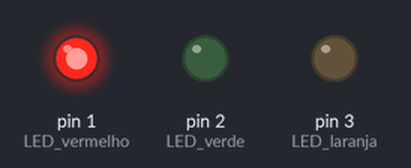
Simulated run of this sketch. Board: Arduino Uno, built with avr-gcc and run on an emulated ATmega328P. Parts: output pins drawn as LEDs (lit = HIGH).

Above: at 0.2 s.
At 0.7 s:
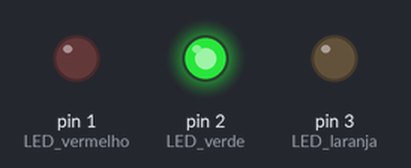
At 2.7 s:
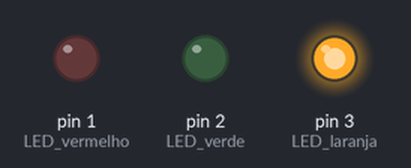
Timing chart, 0 to 3.5 s (numbered marks = the images above):
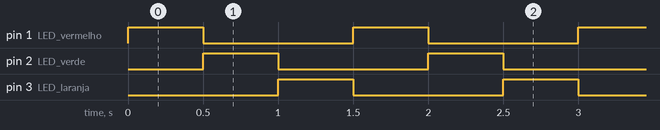

Measured:
- by itself, pin 1 (LED_vermelho), pin 2 (LED_verde), pin 3 (LED_laranja): alternates HIGH for 0.50 s and LOW for 1.0 s
- by itself, everything shown: repeats every 1.5 s, in 4 steps

The sketch:

simulacao.ino
```cpp
void setup() {
  pinMode(1, OUTPUT); // LED vermelho
  pinMode(2, OUTPUT); // LED verde
  pinMode(3, OUTPUT); // LED laranja
}

void loop() {

  digitalWrite(1, HIGH); // acende vermelho
  delay(500);
  digitalWrite(1, LOW);

  digitalWrite(2, HIGH); // acende verde
  delay(500);
  digitalWrite(2, LOW);

  digitalWrite(3, HIGH); // acende laranja
  delay(500);
  digitalWrite(3, LOW);
}
```
